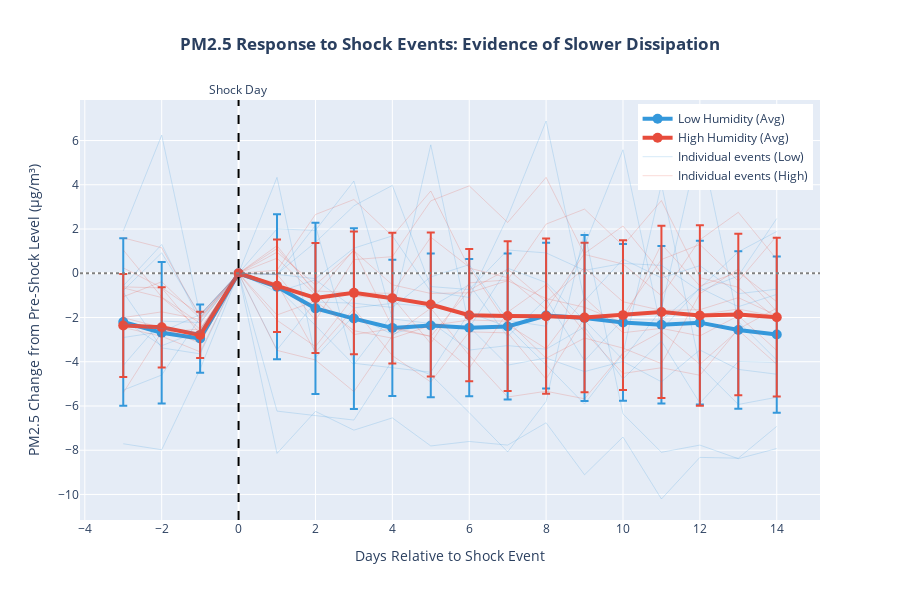

Notebook cell for this chart:
### Code cell
# Find days with significant PM2.5 increases (shocks)
def identify_shocks(ts, threshold_percentile=90):
    """Identify days with large PM2.5 increases"""
    changes = ts.diff()
    shock_threshold = changes.quantile(threshold_percentile / 100)
    shock_days = changes[changes > shock_threshold].index
    return shock_days

shock_days_low = identify_shocks(ts_low_humidity)
shock_days_high = identify_shocks(ts_high_humidity)

print(f"Identified {len(shock_days_low)} shock events (low humidity)")
print(f"Identified {len(shock_days_high)} shock events (high humidity)")

# Create event study window
window_before = 3
window_after = 14

def event_study(ts, shock_days, window_before, window_after):
    """Calculate average response around shock events"""
    events = []
    
    for shock_day in shock_days:
        try:
            shock_idx = ts.index.get_loc(shock_day)
            if shock_idx >= window_before and shock_idx + window_after < len(ts):
                # Get window around event
                window = ts.iloc[shock_idx - window_before : shock_idx + window_after + 1]
                # Normalize to shock day = 0
                window_normalized = window.values - window.iloc[window_before]
                events.append(window_normalized)
        except:
            continue
    
    if len(events) == 0:
        return None
    
    # Average across events
    events_array = np.array(events)
    avg_response = np.mean(events_array, axis=0)
    std_response = np.std(events_array, axis=0)
    
    return avg_response, std_response, events_array

result_low = event_study(ts_low_humidity, shock_days_low, window_before, window_after)
result_high = event_study(ts_high_humidity, shock_days_high, window_before, window_after)

if result_low and result_high:
    avg_low, std_low, events_low = result_low
    avg_high, std_high, events_high = result_high
    
    days_relative = np.arange(-window_before, window_after + 1)
    
    fig_event = go.Figure()
    
    # Low humidity
    fig_event.add_trace(
        go.Scatter(
            x=days_relative,
            y=avg_low,
            mode='lines+markers',
            name='Low Humidity (Avg)',
            line=dict(color='#3498db', width=4),
            marker=dict(size=10),
            error_y=dict(
                type='data',
                array=std_low,
                visible=True,
                color='#3498db',
                thickness=2
            ),
            hovertemplate='<b>Day %{x}</b><br>PM2.5 change: %{y:.2f} μg/m³<extra></extra>'
        )
    )
    
    # High humidity
    fig_event.add_trace(
        go.Scatter(
            x=days_relative,
            y=avg_high,
            mode='lines+markers',
            name='High Humidity (Avg)',
            line=dict(color='#e74c3c', width=4),
            marker=dict(size=10),
            error_y=dict(
                type='data',
                array=std_high,
                visible=True,
                color='#e74c3c',
                thickness=2
            ),
            hovertemplate='<b>Day %{x}</b><br>PM2.5 change: %{y:.2f} μg/m³<extra></extra>'
        )
    )
    
    # Add individual events (faded)
    for i, event in enumerate(events_low[:10]):  # Show first 10
        fig_event.add_trace(
            go.Scatter(
                x=days_relative,
                y=event,
                mode='lines',
                line=dict(color='#3498db', width=1),
                opacity=0.2,
                showlegend=(i == 0),
                name='Individual events (Low)',
                hoverinfo='skip'
            )
        )
    
    for i, event in enumerate(events_high[:10]):  # Show first 10
        fig_event.add_trace(
            go.Scatter(
                x=days_relative,
                y=event,
                mode='lines',
                line=dict(color='#e74c3c', width=1),
                opacity=0.2,
                showlegend=(i == 0),
                name='Individual events (High)',
                hoverinfo='skip'
            )
        )
    
    # Add baseline and shock day markers
    fig_event.add_vline(x=0, line_dash="dash", line_color="black", 
                        annotation_text="Shock Day", annotation_position="top")
    fig_event.add_hline(y=0, line_dash="dot", line_color="gray")
    
    fig_event.update_layout(
        title='<b>PM2.5 Response to Shock Events: Evidence of Slower Dissipation</b>',
        title_x=0.5,
        xaxis_title='Days Relative to Shock Event',
        yaxis_title='PM2.5 Change from Pre-Shock Level (μg/m³)',
        height=600,
        hovermode='x unified',
        font=dict(size=12),
        legend=dict(
            yanchor="top",
            y=0.99,
            xanchor="right",
            x=0.99
        )
    )

fig_event

### Figure 1 — Plotly figure (JSON) as saved in the notebook; plotly's stock layout.template omitted (floating-point values rounded to 4 significant figures)
{"data": [{"error_y": {"array": [3.787, 3.198, 1.541, 0.0, 3.281, 3.875, 4.082, 3.078, 3.25, 3.103, 3.297, 3.29, 3.753, 3.541, 3.556, 3.706, 3.562, 3.532], "color": "#3498db", "thickness": 2, "type": "data", "visible": true}, "hovertemplate": "<b>Day %{x}</b><br>PM2.5 change: %{y:.2f} μg/m³<extra></extra>", "line": {"color": "#3498db", "width": 4}, "marker": {"size": 10}, "mode": "lines+markers", "name": "Low Humidity (Avg)", "type": "scatter", "x": [-3, -2, -1, 0, 1, 2, 3, 4, 5, 6, 7, 8, 9, 10, 11, 12, 13, 14], "y": [-2.204, -2.689, -2.953, 0.0, -0.6112, -1.587, -2.049, -2.469, -2.362, -2.463, -2.406, -1.915, -2.022, -2.223, -2.328, -2.233, -2.565, -2.772]}, {"error_y": {"array": [2.33, 1.814, 1.05, 0.0, 2.092, 2.482, 2.778, 2.954, 3.255, 2.99, 3.384, 3.508, 3.379, 3.384, 3.892, 4.076, 3.652, 3.588], "color": "#e74c3c", "thickness": 2, "type": "data", "visible": true}, "hovertemplate": "<b>Day %{x}</b><br>PM2.5 change: %{y:.2f} μg/m³<extra></extra>", "line": {"color": "#e74c3c", "width": 4}, "marker": {"size": 10}, "mode": "lines+markers", "name": "High Humidity (Avg)", "type": "scatter", "x": [-3, -2, -1, 0, 1, 2, 3, 4, 5, 6, 7, 8, 9, 10, 11, 12, 13, 14], "y": [-2.36, -2.442, -2.787, 0.0, -0.5671, -1.12, -0.8864, -1.125, -1.414, -1.897, -1.936, -1.942, -2.004, -1.893, -1.75, -1.909, -1.862, -1.986]}, {"hoverinfo": "skip", "line": {"color": "#3498db", "width": 1}, "mode": "lines", "name": "Individual events (Low)", "opacity": 0.2, "showlegend": true, "type": "scatter", "x": [-3, -2, -1, 0, 1, 2, 3, 4, 5, 6, 7, 8, 9, 10, 11, 12, 13, 14], "y": [-2.905, -2.643, -1.872, 0.0, -3.462, -1.301, -1.352, -1.546, -0.1663, 0.3887, -2.126, -2.397, 1.247, 5.582, -2.561, -0.6613, -1.511, -0.9563]}, {"hoverinfo": "skip", "line": {"color": "#3498db", "width": 1}, "mode": "lines", "name": "Individual events (Low)", "opacity": 0.2, "showlegend": false, "type": "scatter", "x": [-3, -2, -1, 0, 1, 2, 3, 4, 5, 6, 7, 8, 9, 10, 11, 12, 13, 14], "y": [-0.5706, 1.301, -2.161, 0.0, -0.051, -0.2446, 1.135, 1.69, -0.8249, -1.096, 2.548, 6.883, -1.26, 0.6396, -0.2104, 0.3446, -0.9243, -0.7222]}, {"hoverinfo": "skip", "line": {"color": "#3498db", "width": 1}, "mode": "lines", "name": "Individual events (Low)", "opacity": 0.2, "showlegend": false, "type": "scatter", "x": [-3, -2, -1, 0, 1, 2, 3, 4, 5, 6, 7, 8, 9, 10, 11, 12, 13, 14], "y": [-0.8587, -3.373, -3.644, 0.0, 4.335, -3.809, -1.909, -2.759, -2.204, -3.473, -3.27, -3.434, -2.425, -4.775, -3.068, -5.871, -3.99, -4.026]}, {"hoverinfo": "skip", "line": {"color": "#3498db", "width": 1}, "mode": "lines", "name": "Individual events (Low)", "opacity": 0.2, "showlegend": false, "type": "scatter", "x": [-3, -2, -1, 0, 1, 2, 3, 4, 5, 6, 7, 8, 9, 10, 11, 12, 13, 14], "y": [-7.708, -7.979, -4.335, 0.0, -8.144, -6.244, -7.094, -6.539, -7.808, -7.606, -7.769, -6.76, -9.11, -7.403, -10.21, -8.325, -8.361, -6.922]}, {"hoverinfo": "skip", "line": {"color": "#3498db", "width": 1}, "mode": "lines", "name": "Individual events (Low)", "opacity": 0.2, "showlegend": false, "type": "scatter", "x": [-3, -2, -1, 0, 1, 2, 3, 4, 5, 6, 7, 8, 9, 10, 11, 12, 13, 14], "y": [1.909, 6.244, -1.9, 0.0, -0.85, -0.295, -1.564, -1.362, -1.525, -0.5167, -2.867, -1.159, -3.962, -2.081, -2.117, -0.6778, 0.9673, 1.89]}, {"hoverinfo": "skip", "line": {"color": "#3498db", "width": 1}, "mode": "lines", "name": "Individual events (Low)", "opacity": 0.2, "showlegend": false, "type": "scatter", "x": [-3, -2, -1, 0, 1, 2, 3, 4, 5, 6, 7, 8, 9, 10, 11, 12, 13, 14], "y": [-0.7858, 0.9218, -1.881, 0.0, -0.03658, 1.403, 3.048, 3.97, -0.6025, -0.7358, 1.053, 0.92, 0.1298, 0.4454, 0.3559, -0.8032, -0.1213, 2.475]}, {"hoverinfo": "skip", "line": {"color": "#3498db", "width": 1}, "mode": "lines", "name": "Individual events (Low)", "opacity": 0.2, "showlegend": false, "type": "scatter", "x": [-3, -2, -1, 0, 1, 2, 3, 4, 5, 6, 7, 8, 9, 10, 11, 12, 13, 14], "y": [-2.119, -3.278, -2.596, 0.0, 2.005, 1.939, 4.167, -2.065, -2.272, -2.47, 0.2283, -0.4212, -2.134, -3.91, -1.625, 6.035, -2.192, -3.926]}, {"hoverinfo": "skip", "line": {"color": "#3498db", "width": 1}, "mode": "lines", "name": "Individual events (Low)", "opacity": 0.2, "showlegend": false, "type": "scatter", "x": [-3, -2, -1, 0, 1, 2, 3, 4, 5, 6, 7, 8, 9, 10, 11, 12, 13, 14], "y": [-5.284, -4.602, -2.005, 0.0, -0.06616, 2.162, -4.07, -4.277, -4.475, -1.777, -2.426, -4.139, -5.915, -3.631, 4.03, -4.197, -5.931, -5.607]}, {"hoverinfo": "skip", "line": {"color": "#3498db", "width": 1}, "mode": "lines", "name": "Individual events (Low)", "opacity": 0.2, "showlegend": false, "type": "scatter", "x": [-3, -2, -1, 0, 1, 2, 3, 4, 5, 6, 7, 8, 9, 10, 11, 12, 13, 14], "y": [-4.167, -2.162, -2.228, 0.0, -6.232, -6.439, -6.637, -3.939, -4.589, -6.302, -8.078, -5.793, 1.867, -6.359, -8.093, -7.769, -8.384, -7.925]}, {"hoverinfo": "skip", "line": {"color": "#3498db", "width": 1}, "mode": "lines", "name": "Individual events (Low)", "opacity": 0.2, "showlegend": false, "type": "scatter", "x": [-3, -2, -1, 0, 1, 2, 3, 4, 5, 6, 7, 8, 9, 10, 11, 12, 13, 14], "y": [-2.293, -2.5, -2.698, 0.0, -0.6494, -2.363, -4.138, -1.854, 5.807, -2.42, -4.154, -3.83, -4.445, -3.985, -4.907, -3.469, -4.347, -4.565]}, {"hoverinfo": "skip", "line": {"color": "#e74c3c", "width": 1}, "mode": "lines", "name": "Individual events (High)", "opacity": 0.2, "showlegend": true, "type": "scatter", "x": [-3, -2, -1, 0, 1, 2, 3, 4, 5, 6, 7, 8, 9, 10, 11, 12, 13, 14], "y": [0.2429, -0.6466, -1.868, 0.0, -0.4477, -3.571, -1.6, -3.725, -4.916, -2.65, -2.696, -4.781, -2.033, -1.9, 0.6223, 1.301, -0.3528, 1.686]}, {"hoverinfo": "skip", "line": {"color": "#e74c3c", "width": 1}, "mode": "lines", "name": "Individual events (High)", "opacity": 0.2, "showlegend": false, "type": "scatter", "x": [-3, -2, -1, 0, 1, 2, 3, 4, 5, 6, 7, 8, 9, 10, 11, 12, 13, 14], "y": [1.6, 1.152, -1.971, 0.0, -2.125, -3.316, -1.05, -1.096, -3.18, -0.4333, -0.2998, 2.222, 2.901, 1.247, 3.286, -0.2011, -0.6347, -2.067]}, {"hoverinfo": "skip", "line": {"color": "#e74c3c", "width": 1}, "mode": "lines", "name": "Individual events (High)", "opacity": 0.2, "showlegend": false, "type": "scatter", "x": [-3, -2, -1, 0, 1, 2, 3, 4, 5, 6, 7, 8, 9, 10, 11, 12, 13, 14], "y": [1.05, -1.075, -2.266, 0.0, -0.04609, -2.131, 0.6165, 0.75, 3.272, 3.951, 2.297, 4.335, 0.8487, 0.4151, -1.017, 1.511, 2.754, 0.6276]}, {"hoverinfo": "skip", "line": {"color": "#e74c3c", "width": 1}, "mode": "lines", "name": "Individual events (High)", "opacity": 0.2, "showlegend": false, "type": "scatter", "x": [-3, -2, -1, 0, 1, 2, 3, 4, 5, 6, 7, 8, 9, 10, 11, 12, 13, 14], "y": [-0.6165, -0.6626, -2.747, 0.0, 0.1335, 2.656, 3.335, 1.681, 3.719, 0.2321, -0.2014, -1.633, 0.8949, 2.137, 0.01105, -1.875, -1.616, -1.956]}, {"hoverinfo": "skip", "line": {"color": "#e74c3c", "width": 1}, "mode": "lines", "name": "Individual events (High)", "opacity": 0.2, "showlegend": false, "type": "scatter", "x": [-3, -2, -1, 0, 1, 2, 3, 4, 5, 6, 7, 8, 9, 10, 11, 12, 13, 14], "y": [-5.403, -2.656, -2.522, 0.0, 0.6789, -0.9751, 1.063, -2.424, -2.857, -4.289, -1.761, -0.5182, -2.645, -4.531, -4.272, -4.611, -2.526, -1.575]}, {"hoverinfo": "skip", "line": {"color": "#e74c3c", "width": 1}, "mode": "lines", "name": "Individual events (High)", "opacity": 0.2, "showlegend": false, "type": "scatter", "x": [-3, -2, -1, 0, 1, 2, 3, 4, 5, 6, 7, 8, 9, 10, 11, 12, 13, 14], "y": [-1.063, -0.3844, -2.038, 0.0, -3.487, -3.92, -5.352, -2.824, -1.582, -3.708, -5.594, -5.335, -5.675, -3.59, -2.639, -4.115, -2.576, -4.112]}, {"hoverinfo": "skip", "line": {"color": "#e74c3c", "width": 1}, "mode": "lines", "name": "Individual events (High)", "opacity": 0.2, "showlegend": false, "type": "scatter", "x": [-3, -2, -1, 0, 1, 2, 3, 4, 5, 6, 7, 8, 9, 10, 11, 12, 13, 14], "y": [-0.6628, -1.096, -2.528, 0.0, 1.242, -0.8839, -2.77, -2.511, -2.851, -0.7656, 0.1855, -1.291, 0.2477, -1.288, -1.679, -1.649, -1.102, -1.908]}, {"hoverinfo": "skip", "line": {"color": "#e74c3c", "width": 1}, "mode": "lines", "name": "Individual events (High)", "opacity": 0.2, "showlegend": false, "type": "scatter", "x": [-3, -2, -1, 0, 1, 2, 3, 4, 5, 6, 7, 8, 9, 10, 11, 12, 13, 14], "y": [-2.005, -1.745, -2.085, 0.0, 0.9511, -0.5251, 1.013, -0.522, -0.9136, -0.8836, -0.3364, -1.142, -1.539, -2.241, 1.311, -0.5762, 0.05384, -1.286]}, {"hoverinfo": "skip", "line": {"color": "#e74c3c", "width": 1}, "mode": "lines", "name": "Individual events (High)", "opacity": 0.2, "showlegend": false, "type": "scatter", "x": [-3, -2, -1, 0, 1, 2, 3, 4, 5, 6, 7, 8, 9, 10, 11, 12, 13, 14], "y": [-2.453, -2.85, -3.552, 0.0, -1.887, -1.257, -2.596, -2.937, -2.362, -2.114, -2.17, -3.841, -2.932, -3.383, -4.086, -0.9255, 0.1893, -1.727]}, {"hoverinfo": "skip", "line": {"color": "#e74c3c", "width": 1}, "mode": "lines", "name": "Individual events (High)", "opacity": 0.2, "showlegend": false, "type": "scatter", "x": [-3, -2, -1, 0, 1, 2, 3, 4, 5, 6, 7, 8, 9, 10, 11, 12, 13, 14], "y": [-2.007, -2.457, -3.161, 0.0, 1.115, -0.8015, -0.888, -0.9056, 1.63, 0.2787, -2.317, -3.412, -1.105, -2.688, -2.491, -2.833, -1.92, -3.489]}], "layout": {"annotations": [{"showarrow": false, "text": "Shock Day", "x": 0, "xanchor": "center", "xref": "x", "y": 1, "yanchor": "bottom", "yref": "y domain"}], "font": {"size": 12}, "height": 600, "hovermode": "x unified", "legend": {"x": 0.99, "xanchor": "right", "y": 0.99, "yanchor": "top"}, "shapes": [{"line": {"color": "black", "dash": "dash"}, "type": "line", "x0": 0, "x1": 0, "xref": "x", "y0": 0, "y1": 1, "yref": "y domain"}, {"line": {"color": "gray", "dash": "dot"}, "type": "line", "x0": 0, "x1": 1, "xref": "x domain", "y0": 0, "y1": 0, "yref": "y"}], "title": {"text": "<b>PM2.5 Response to Shock Events: Evidence of Slower Dissipation</b>", "x": 0.5}, "xaxis": {"title": {"text": "Days Relative to Shock Event"}}, "yaxis": {"title": {"text": "PM2.5 Change from Pre-Shock Level (μg/m³)"}}}}
